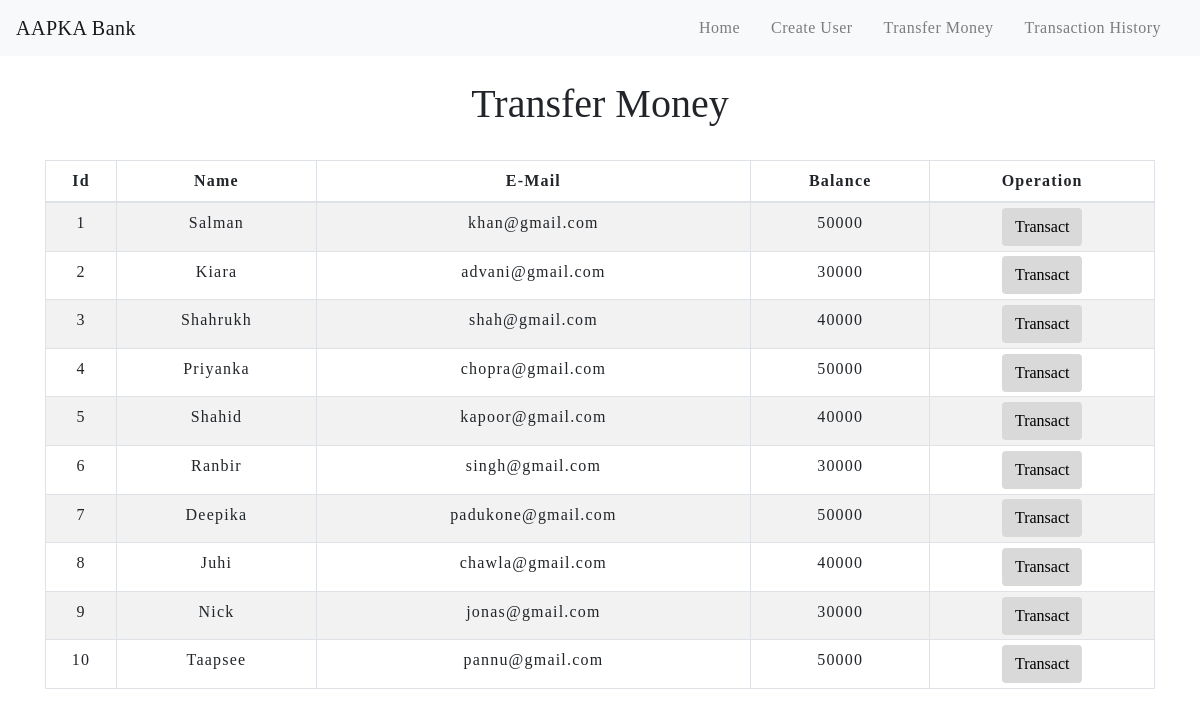
Before: /transfermoney.php with the older database file.
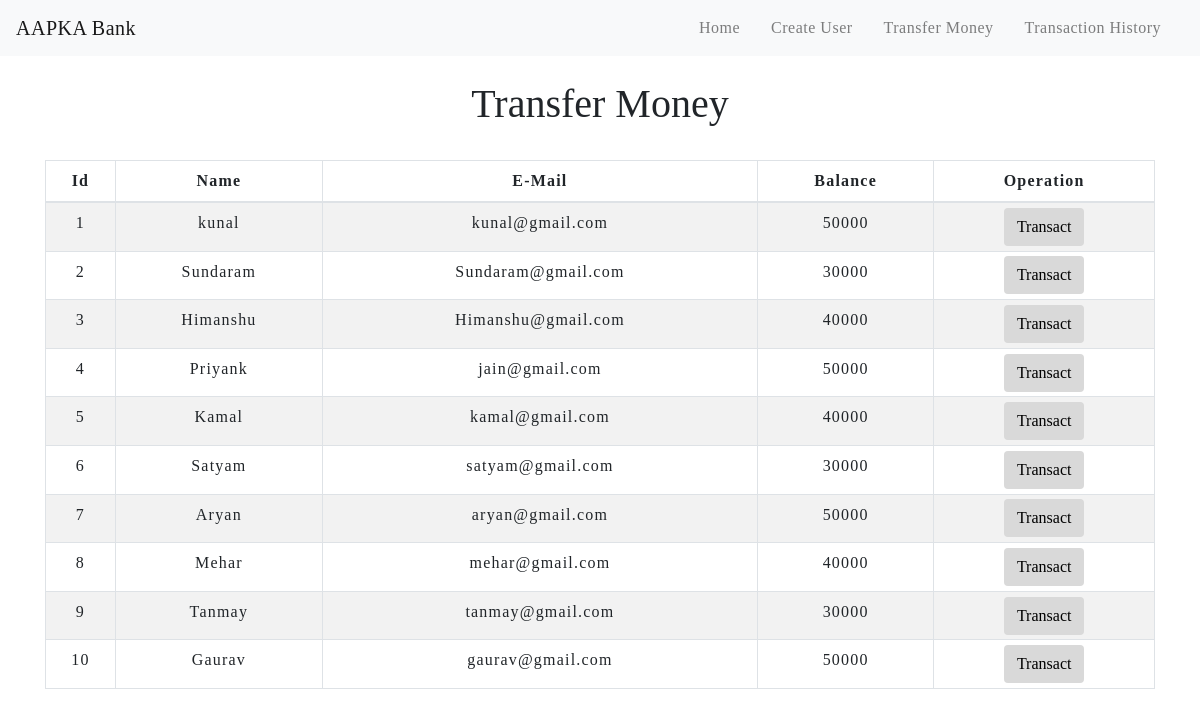
After: the same page with the newer database file.
### tables this page shows
CREATE TABLE `users` (
  `id` int(3) NOT NULL,
  `name` text NOT NULL,
  `email` varchar(30) NOT NULL,
  `balance` int(8) NOT NULL
);

### transfermoney.php (the view, shortened to what this page needs)
<!DOCTYPE html>
<html lang="en">
<head>
    <link rel="stylesheet" href="https://maxcdn.bootstrapcdn.com/bootstrap/4.0.0/css/bootstrap.min.css">
    <link rel="stylesheet" type="text/css" href="css/table.css">
    <link rel="stylesheet" type="text/css" href="css/navbar.css">
</head>
<body>
<?php
    include 'config.php';
    $sql = "SELECT * FROM users";
    $result = mysqli_query($conn,$sql);
?>
<?php
  include 'navbar.php';
?>
<div class="container">
        <h2 class="text-center pt-4">Transfer Money</h2>
        <br>
            <div class="row">
                <div class="col">
                    <div class="table-responsive-sm">
                    <table class="table table-hover table-sm table-striped table-condensed table-bordered">
                        <thead>
                            <tr>
                            <th scope="col" class="text-center py-2">Id</th>
                            <th scope="col" class="text-center py-2">Name</th>
                            <th scope="col" class="text-center py-2">E-Mail</th>
                            <th scope="col" class="text-center py-2">Balance</th>
                            <th scope="col" class="text-center py-2">Operation</th>
                            </tr>
                        </thead>
                        <tbody>
                <?php
                    while($rows=mysqli_fetch_assoc($result)){
                ?>
                    <tr>
                        <td class="py-2"><?php echo $rows['id'] ?></td>
                        <td class="py-2"><?php echo $rows['name']?></td>
                        <td class="py-2"><?php echo $rows['email']?></td>
                        <td class="py-2"><?php echo $rows['balance']?></td>
                        <td><a href="selecteduserdetail.php?id= <?php echo $rows['id'] ;?>"> <button type="button" class="btn">Transact</button></a></td>
                    </tr>
                <?php
                    }
                ?>
                        </tbody>
                    </table>
                    </div>
                </div>
            </div>
         </div>
</body>
</html>

### navbar.php (shortened to what this page needs)
<nav class="navbar navbar-expand-md navbar-light bg-light">
<a class="navbar-brand" href="index.php">AAPKA Bank</a>
<div class="collapse navbar-collapse" id="collapsibleNavbar">
      <ul class="navbar-nav ml-auto">
        <li class="nav-item">
          <a class="nav-link" href="index.php">Home</a>
        </li>
        <li class="nav-item">
          <a class="nav-link" href="createuser.php">Create User</a>
        </li>
        <li class="nav-item">
          <a class="nav-link" href="transfermoney.php">Transfer Money</a>
        </li>
        <li class="nav-item">
          <a class="nav-link" href="transactionhistory.php">Transaction History</a>
        </li>
    </div>
 </nav>

### css/table.css (style rules this page uses)
* { padding: 0; margin: 0; box-sizing: border-box; font-family: "Pacifico", cursive; }
h2 { font-size: 40px; }
table { letter-spacing: 1.2px; }
td { text-align: center; }
button { border: none; background: #d9d9d9; transition: 1s; }

### css/navbar.css (style rules this page uses)
.nav-link { margin-right: 15px; color: #2f363f; letter-spacing: 0.5px; transition: 0.5s; }
.navbar-brand { color: #4c4b4b; letter-spacing: 0.5px; }
#collapsibleNavbar ul li a { font-family: "Pacifico", cursive; }

### transfermoney.php (style rules this page uses)
button { transition: 1.5s; }

Changed rows visible on the page:
changed users id 1: name "Salman" → "kunal"; email "khan@gmail.com" → "kunal@gmail.com"
changed users id 2: name "Kiara" → "Sundaram"; email "advani@gmail.com" → "Sundaram@gmail.com"
changed users id 3: name "Shahrukh" → "Himanshu"; email "shah@gmail.com" → "Himanshu@gmail.com"
changed users id 4: name "Priyanka" → "Priyank"; email "chopra@gmail.com" → "jain@gmail.com"
changed users id 5: name "Shahid" → "Kamal"; email "kapoor@gmail.com" → "kamal@gmail.com"
changed users id 6: name "Ranbir" → "Satyam"; email "singh@gmail.com" → "satyam@gmail.com"
changed users id 7: name "Deepika" → "Aryan"; email "padukone@gmail.com" → "aryan@gmail.com"
changed users id 8: name "Juhi" → "Mehar"; email "chawla@gmail.com" → "mehar@gmail.com"
changed users id 9: name "Nick" → "Tanmay"; email "jonas@gmail.com" → "tanmay@gmail.com"
changed users id 10: name "Taapsee" → "Gaurav"; email "pannu@gmail.com" → "gaurav@gmail.com"
